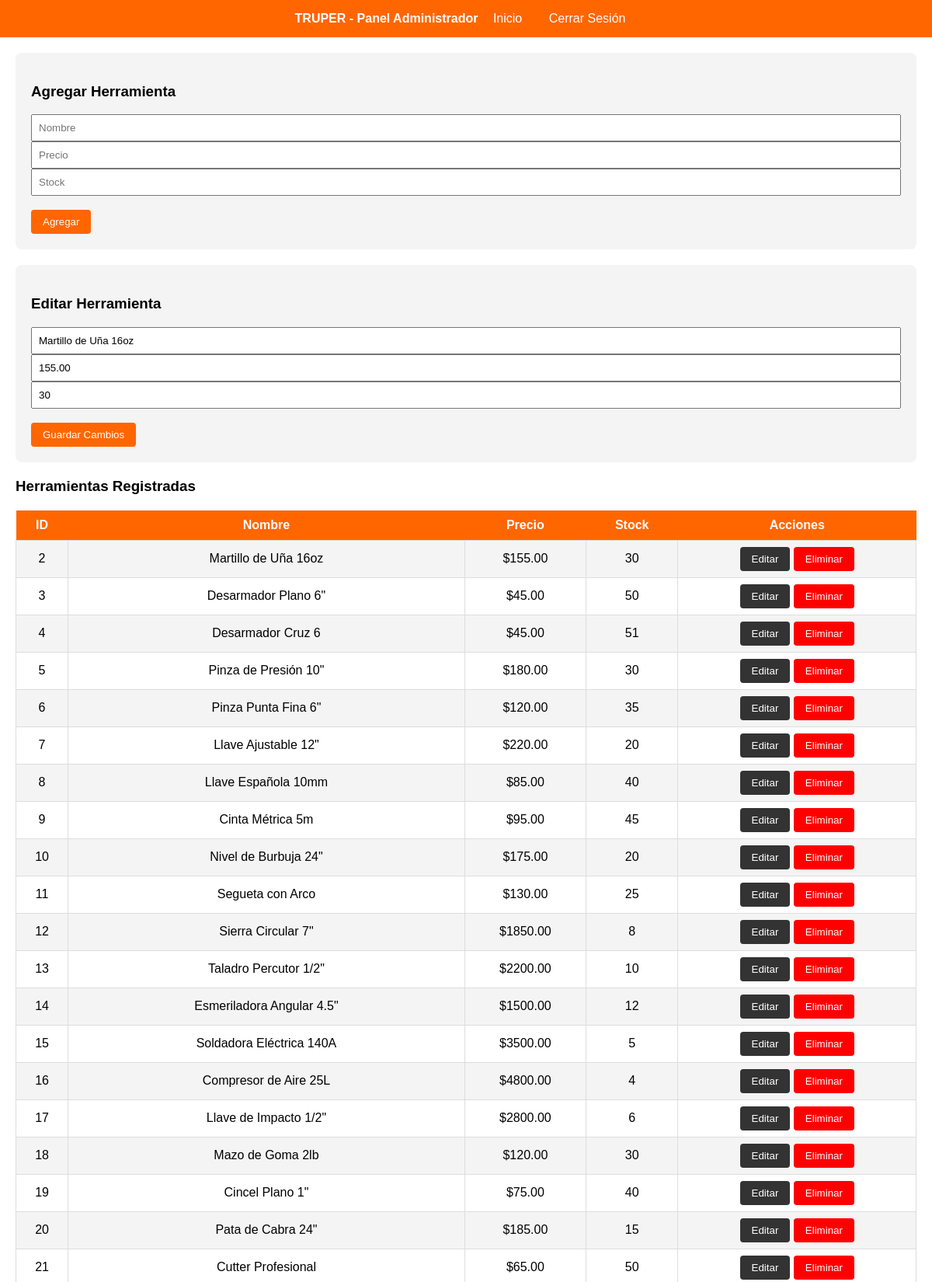
/admin.php?editar=2 (signed in, upper part), run on the app's committed database.
### tables this page shows
CREATE TABLE `herramientas` (
  `id` int NOT NULL AUTO_INCREMENT,
  `nombre` varchar(100) NOT NULL,
  `precio` decimal(10,2) DEFAULT NULL,
  `stock` int DEFAULT '0',
  PRIMARY KEY (`id`)
);

### admin.php (the view, shortened to what this page needs)
<?php
$conn = new mysqli('localhost','dev_user','User*2026','truperocho');
$resultado = $conn->query("SELECT * FROM herramientas");
?>
<!DOCTYPE html>
<html lang="es">
<head>
</head>
<body>
<nav>
    <b>TRUPER - Panel Administrador</b>
    <a href="index.php">Inicio</a>
    <a href="?logout=1">Cerrar Sesión</a>
</nav>
<div class="container">
    <div class="form-box">
        <h3>Agregar Herramienta</h3>
        <form method="POST">
            <input type="text" name="nombre" placeholder="Nombre" required>
            <input type="number" name="precio" placeholder="Precio" step="0.01" required>
            <input type="number" name="stock" placeholder="Stock" required>
            <br><br>
            <button name="crear">Agregar</button>
        </form>
    </div>
    <?php if(isset($_GET['editar'])):
        $r=$conn->query("SELECT * FROM herramientas WHERE id=".$_GET['editar'])->fetch_assoc(); ?>
    <div class="form-box">
        <h3>Editar Herramienta</h3>
        <form method="POST">
            <input type="text" name="nombre" value="<?=$r['nombre']?>" required>
            <input type="number" name="precio" value="<?=$r['precio']?>" step="0.01" required>
            <input type="number" name="stock" value="<?=$r['stock']?>" required>
            <br><br>
            <button name="actualizar">Guardar Cambios</button>
        </form>
    </div>
    <?php endif; ?>
    <h3>Herramientas Registradas</h3>
    <table>
        <tr><th>ID</th><th>Nombre</th><th>Precio</th><th>Stock</th><th>Acciones</th></tr>
        <?php while($row=$resultado->fetch_assoc()): ?>
        <tr>
            <td><?=$row['id']?></td>
            <td><?=$row['nombre']?></td>
            <td>$<?=$row['precio']?></td>
            <td><?=$row['stock']?></td>
            <td>
                <a href="?editar=<?=$row['id']?>"><button class="btn-editar">Editar</button></a>
                <a href="?eliminar=<?=$row['id']?>" onclick="return confirm('¿Eliminar?')"><button class="btn-eliminar">Eliminar</button></a>
            </td>
        </tr>
        <?php endwhile; ?>
    </table>
</div>
</body>
</html>

### admin.php (style rules this page uses)
body { font-family:Arial,sans-serif;margin:0; }
nav { background:#ff6600;padding:15px;color:white;text-align:center; }
nav a { color:white;margin:0 15px;text-decoration:none; }
.container { padding:20px; }
table { width:100%;border-collapse:collapse;margin-top:20px; }
th { background:#ff6600;color:white;padding:10px; }
td { padding:8px;border:1px solid #ddd;text-align:center; }
tr:nth-child(even) { background:#f4f4f4; }
input[type=text],input[type=number] { padding:8px;width:100%;box-sizing:border-box; }
button { padding:8px 15px;background:#ff6600;color:white;border:none;cursor:pointer;border-radius:4px; }
.btn-eliminar { background:red; }
.btn-editar { background:#333; }
.form-box { background:#f4f4f4;padding:20px;margin-bottom:20px;border-radius:8px; }

### data on the page
herramientas: nombre "Martillo de Uña 16oz", precio "155.00", stock "30", id "2"
herramientas: id "3", nombre "Desarmador Plano 6\"", precio "45.00", stock "50"
herramientas: id "4", nombre "Desarmador Cruz 6", precio "45.00", stock "51"
herramientas: id "5", nombre "Pinza de Presión 10\"", precio "180.00", stock "30"
herramientas: id "6", nombre "Pinza Punta Fina 6\"", precio "120.00", stock "35"
herramientas: id "7", nombre "Llave Ajustable 12\"", precio "220.00", stock "20"
herramientas: id "8", nombre "Llave Española 10mm", precio "85.00", stock "40"
herramientas: id "9", nombre "Cinta Métrica 5m", precio "95.00", stock "45"
herramientas: id "10", nombre "Nivel de Burbuja 24\"", precio "175.00", stock "20"
herramientas: id "11", nombre "Segueta con Arco", precio "130.00", stock "25"
herramientas: id "12", nombre "Sierra Circular 7\"", precio "1850.00", stock "8"
herramientas: id "13", nombre "Taladro Percutor 1/2\"", precio "2200.00", stock "10"
herramientas: id "14", nombre "Esmeriladora Angular 4.5\"", precio "1500.00", stock "12"
herramientas: id "15", nombre "Soldadora Eléctrica 140A", precio "3500.00", stock "5"
herramientas: id "16", nombre "Compresor de Aire 25L", precio "4800.00", stock "4"
herramientas: id "17", nombre "Llave de Impacto 1/2\"", precio "2800.00", stock "6"
herramientas: id "18", nombre "Mazo de Goma 2lb", precio "120.00", stock "30"
herramientas: id "19", nombre "Cincel Plano 1\"", precio "75.00", stock "40"
herramientas: id "20", nombre "Pata de Cabra 24\"", precio "185.00", stock "15"
herramientas: id "21", nombre "Cutter Profesional", precio "65.00", stock "50"
